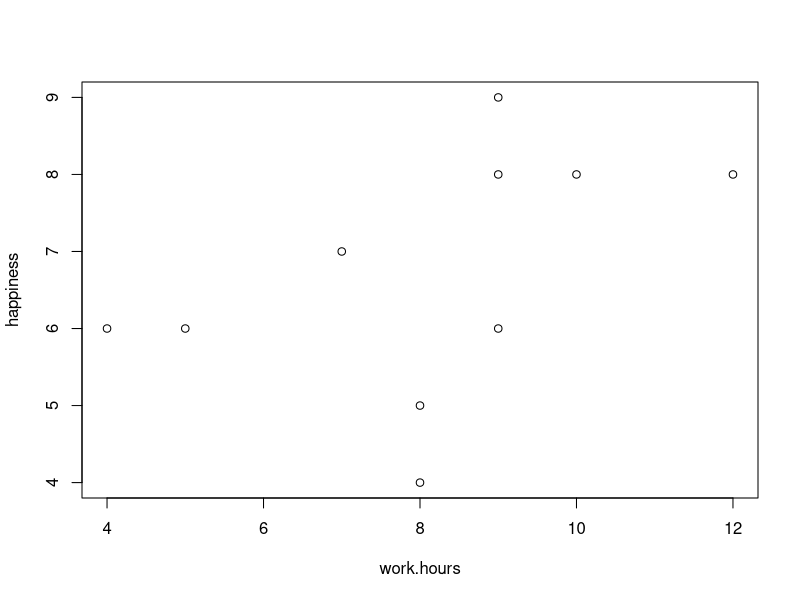
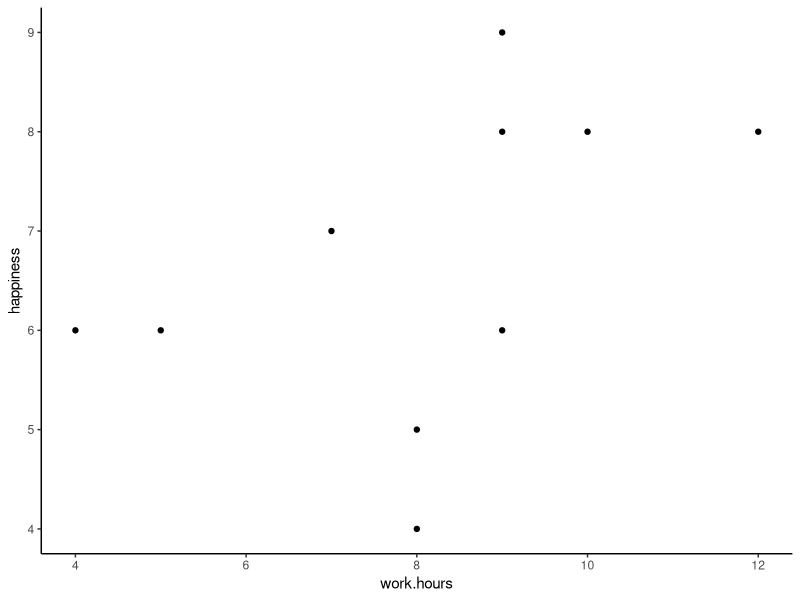

Write R code to recreate these figures, in order. (Note: this script raises an error after producing the figures.)
library(tidyverse)
datos<-read_csv("github_data.csv") 
#dataset: indice de horas trabajadas con felicidad
glimpse(datos)
#Pasos para sincronizar con git
#1 Guarda cambios como siempre (icono disco)
#2. Click en git en git ->commit. 
#3. Selecciona los archivos a sincronizar:
#commit : copia local
#push: sincronizo con la nube

plot (happiness ~work.hours, data=datos)

ggplot(datos)+
  geom_point(aes(work.hours, happiness))+theme_classic()

plot()


datos <- read.table(file = "minificed_curso.txt",header = TRUE)
head(datos)

#esto es el makefile
